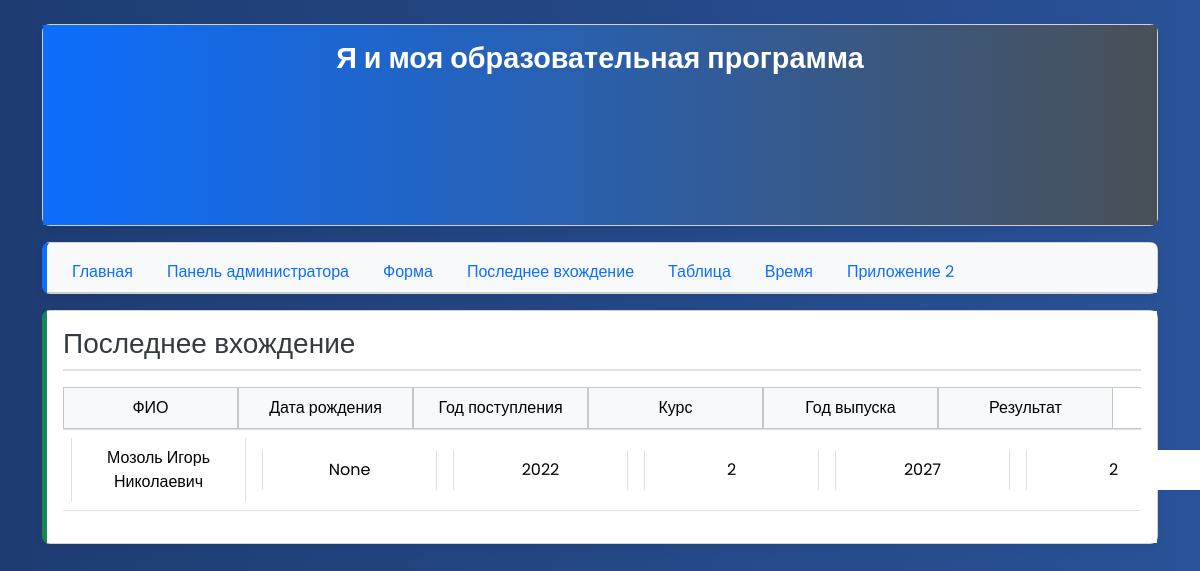
/app1/programm_result/, run on an earlier commit of the app's database.
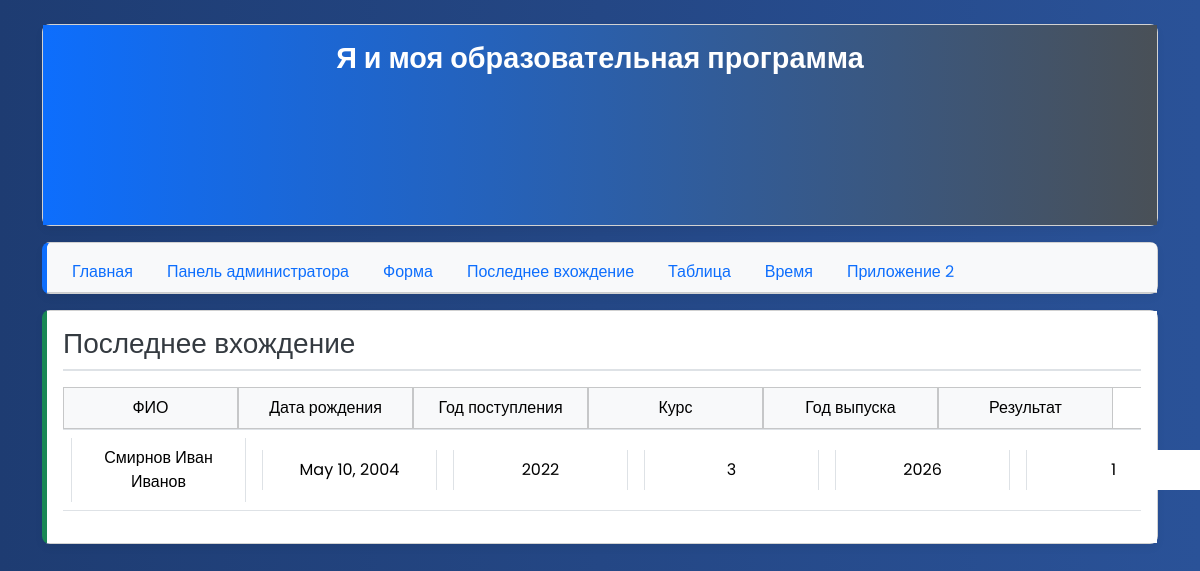
And on a later commit of the database.
### StelmakApp/models.py (models this page shows)
class Educational_ProgrammModel(models.Model): #столбцы в таблице
    name = models.CharField(
        verbose_name="ФИО",
        default='Смирнов Иван Иванов',
        max_length=500,
    )
    date_of_birth = models.DateField(
        verbose_name="Дата рождения", #здесь можно изменить формат на дату,
        default='2004-05-10',
    )
    year = models.IntegerField(
        verbose_name="Год поступления", default=2022
    )
    courses = models.IntegerField(
        verbose_name="Курс",
        choices=courses_choices,
        default=3,
        help_text='от 1 до 4'
    )
    last_year = models.IntegerField(
        verbose_name="Год выпуска",
        default=2026,
        max_length=255,
    )
    result = models.IntegerField(
        verbose_name="Сколько осталось учиться",
        default=4,
        max_length=255,
    )
    current_date = models.DateTimeField(
        verbose_name="Дата изменения(save)", auto_now=True
    )
    def __str__(self):
        return f"self.id:{self.id}; self.task:{self.name}"
    class Meta:
        verbose_name = "Я_и_программа_Таблица"
        verbose_name_plural = "Я_и_программа_Таблицы"
        ordering = ("-pk", )

### StelmakApp/views.py (the view)
# urls.py: path('programm_result/', views.programm_result, name='programm_result'),
def programm_result(request):
    object_list = Educational_ProgrammModel.objects.all().order_by("id")
    print("\n\nobject_list: ", object_list)
    last_object = object_list.values("name", "date_of_birth", "year", "courses", "last_year", "result")[0]
    print("\n\nlast_object: ", last_object)
    name_formulation = object_list.values("name")[0]
    name_id = object_list.values("id")[0]["id"]
    print("task_id task_formulation: ", name_id, name_formulation)
    result = solution(last_object['courses'])
    print("\nresult: ", result)
    update_obj = Educational_ProgrammModel.objects.filter(id=name_id)
    update_result = result
    update_obj.update(result = update_result )
    values_list = object_list.values_list()[0]
    print("\nvalues_list: ", values_list)
    name_formulation = values_list[1]
    print("\ntask_formulation: ", name_formulation)
    last_values = [values_list[1], values_list[2], values_list[3], values_list[4], values_list[5], values_list[6]]
    print("\nlast_values:", last_values)
    context = {
        "last_object": last_object,
        "name_formulation": name_formulation,
        "last_values": last_values,
        "result": result,
    }
    return render(request, "StelmakApp/programm_result.html", context)

### StelmakApp/views.py (called while the page is built)
def solution(courses):
    result = 4-courses
    return result

### StelmakApp/templates/StelmakApp/programm_result.html (shortened to what this page needs)
{% extends 'StelmakApp/base.html' %}
{% block small %}
Последнее вхождение
{% endblock %}
{% block content %}
    <table class="table table-bordered">
        <thead class="table-light">
            <tr>
                <th>ФИО</th>
                <th>Дата рождения</th>
                <th>Год поступления</th>
                <th>Курс</th>
                <th>Год выпуска</th>
                <th>Результат</th>
            </tr>
        </thead>
        <tbody>
            <tr>
                {% for item in last_values %}
                    <td>{{ item }}</td>
                {% endfor %}
            </tr>
        </tbody>
    </table>
{% endblock %}

What changed in the data, as far as the page shows it:
removed Educational_ProgrammModel: last_values "Мозоль Игорь Николаевич"
added Educational_ProgrammModel: last_values "Смирнов Иван Иванов" "May 10, 2004"
Also different on the page:
new list line: "3"
new list line: "2026"
new list line: "1"
list line gone: "None"
list line gone: "2"
list line gone: "2027"
